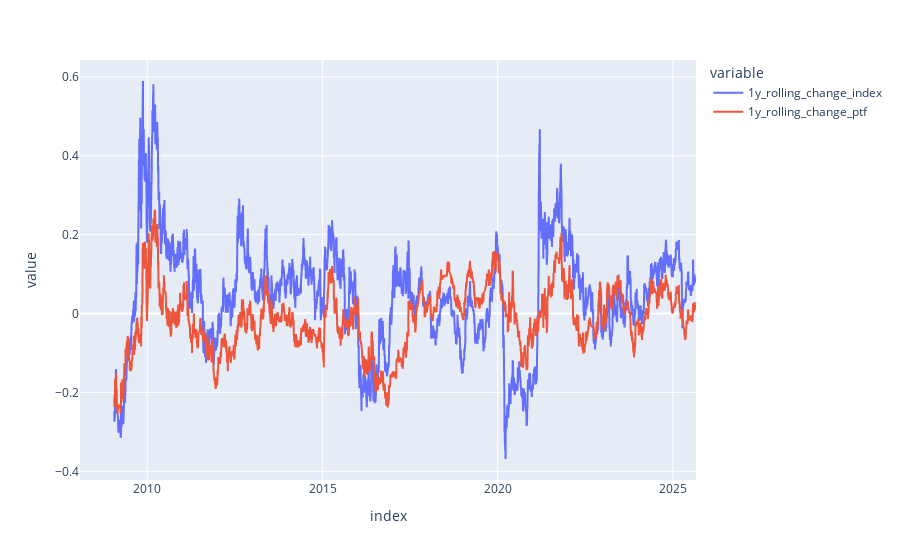

Notebook code for this chart:
### Code cell
px.line(df[['1y_rolling_change_index', '1y_rolling_change_ptf']])

### Figure 1 — Plotly figure (JSON) as saved in the notebook; plotly's stock layout.template omitted (floating-point values rounded to 4 significant figures; data arrays with more than 128 entries replaced by an {"elided": "..."} marker saying what was removed)
{"data": [{"hovertemplate": "variable=1y_rolling_change_index<br>index=%{x}<br>value=%{y}<extra></extra>", "legendgroup": "1y_rolling_change_index", "line": {"color": "#636efa", "dash": "solid"}, "marker": {"symbol": "circle"}, "mode": "lines", "name": "1y_rolling_change_index", "showlegend": true, "type": "scattergl", "x": {"elided": "4501 str values"}, "xaxis": "x", "y": {"elided": "4501 float values"}, "yaxis": "y"}, {"hovertemplate": "variable=1y_rolling_change_ptf<br>index=%{x}<br>value=%{y}<extra></extra>", "legendgroup": "1y_rolling_change_ptf", "line": {"color": "#EF553B", "dash": "solid"}, "marker": {"symbol": "circle"}, "mode": "lines", "name": "1y_rolling_change_ptf", "showlegend": true, "type": "scattergl", "x": {"elided": "4501 str values"}, "xaxis": "x", "y": {"elided": "4501 float values"}, "yaxis": "y"}], "layout": {"legend": {"title": {"text": "variable"}, "tracegroupgap": 0}, "margin": {"t": 60}, "xaxis": {"anchor": "y", "domain": [0, 1], "title": {"text": "index"}}, "yaxis": {"anchor": "x", "domain": [0, 1], "title": {"text": "value"}}}}
